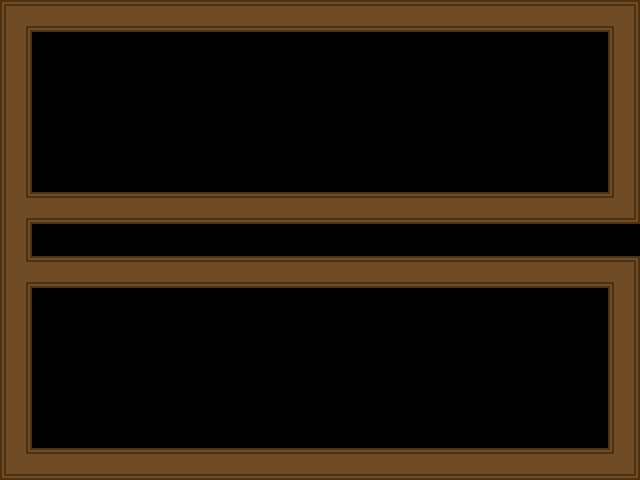

This game map was drawn from its Tiled (.tmx) file and the tilesets committed beside it. A one-line description and the trimmed map source follow:
An orthogonal 20x15 tile map with 32x32 px tiles, 2 tile layers (layer, collision) and 12 objects (4x button, 4x mechanism, 3x text, start).

<map version="1.0" orientation="orthogonal" width="20" height="15" tilewidth="32" tileheight="32">
 <tileset firstgid="1" name="tileset" tilewidth="32" tileheight="32">
  <image source="../graphics/tileset.png" width="192" height="128" />
 </tileset>
 <layer name="layer" width="20" height="15">
  <data>[300 cells, 101 non-empty, 7 distinct tile ids]</data>
 </layer>
 <layer name="collision" width="20" height="15" opacity="0.51">
  <data>[300 cells, 101 non-empty, 1 distinct tile ids]</data>
 </layer>
 <objectgroup name="objects" width="20" height="15">
  <object name="start" type="start" x="32" y="224" width="32" height="32" />
  <object name="Why so many doors?" type="text" x="160" y="96" width="256" height="32">
   <properties>
    <property name="center" value="true" />
   </properties>
  </object>
  <object name="What's the point?" type="text" x="160" y="352" width="320" height="32">
   <properties>
    <property name="center" value="true" />
   </properties>
  </object>
  <object name="Use CONTROL to activate a button" type="text" x="160" y="451" width="320" height="32">
   <properties>
    <property name="center" value="true" />
   </properties>
  </object>
  <object name="b1" type="button" x="105" y="242" width="13" height="13">
   <properties>
    <property name="activate" value="d1" />
   </properties>
  </object>
  <object name="d1" type="mechanism" x="160" y="224" width="16" height="32">
   <properties>
    <property name="etype" value="door" />
   </properties>
  </object>
  <object name="b1" type="button" x="266" y="242" width="13" height="13">
   <properties>
    <property name="activate" value="d2" />
   </properties>
  </object>
  <object name="d2" type="mechanism" x="320" y="224" width="16" height="32">
   <properties>
    <property name="etype" value="door" />
   </properties>
  </object>
  <object name="b1" type="button" x="554" y="242" width="13" height="13">
   <properties>
    <property name="activate" value="d3" />
   </properties>
  </object>
  <object name="d3" type="mechanism" x="608" y="224" width="16" height="32">
   <properties>
    <property name="etype" value="door" />
   </properties>
  </object>
  <object name="b1" type="button" x="409" y="242" width="13" height="13">
   <properties>
    <property name="activate" value="d4" />
   </properties>
  </object>
  <object name="d4" type="mechanism" x="463" y="224" width="16" height="32">
   <properties>
    <property name="etype" value="door" />
   </properties>
  </object>
 </objectgroup>
</map>
